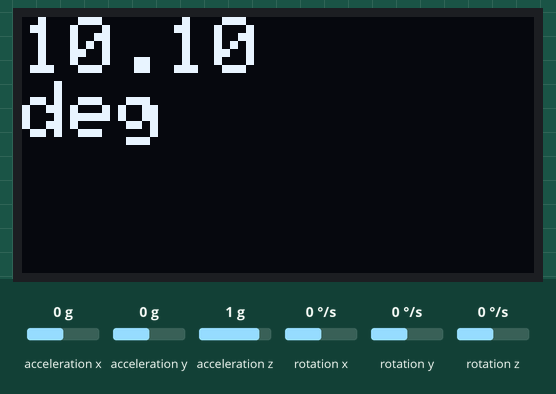
Simulated run of this sketch. Board: Arduino Uno, built with avr-gcc and run on an emulated ATmega328P. On the bench: 128×64 one-colour display. The inputs (shaded band) are chosen by the test bench; at power-on: acceleration x 0 g, acceleration y 0 g, acceleration z 1 g, rotation x 0 °/s, rotation y 0 °/s, rotation z 0 °/s. What the sketch prints to the serial monitor is not drawn.

Above: at 1.2 s.
1.3 s: acceleration x set to -1.4 g
At 2.5 s:
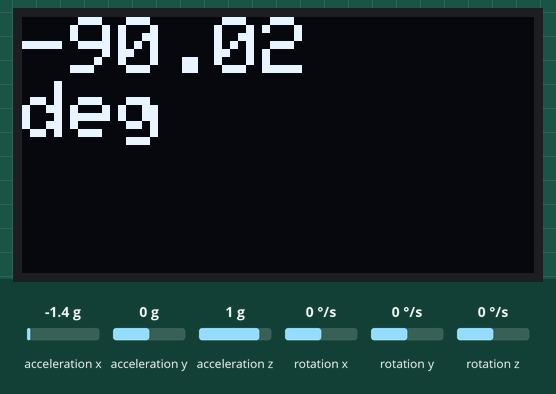
2.9 s: acceleration x set to -0.8 g
At 4.0 s:
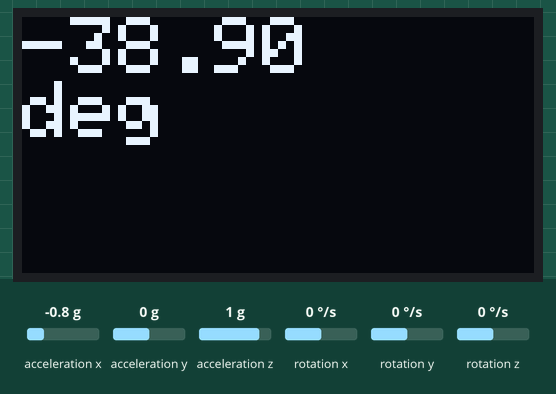
4.5 s: acceleration x set to 0.8 g
At 5.5 s:
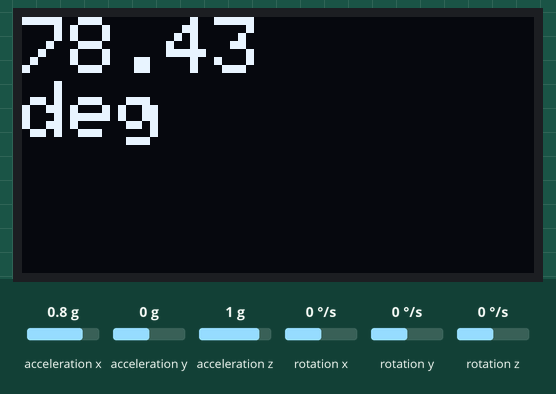
Timing chart, 0 to 7.5 s (numbered marks = the images above; inputs shaded):
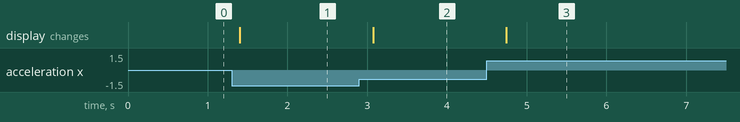

Measured:
- after the input at 1.3 s, the display: changes after 0.10 s (image 1)
- after the input at 2.9 s, the display: changes after 0.17 s (image 2)
- after the input at 4.5 s, the display: changes after 0.25 s (image 3)

The sketch:

Inclinometer_Example.ino
```cpp
#include <Adafruit_SSD1306.h>


#include "MPU9250.h"
#include "Math.h"

#define OLED_RESET 4
Adafruit_SSD1306 display(OLED_RESET);


// an MPU9250 object with the MPU-9250 sensor on I2C bus 0 with address 0x68
MPU9250 IMU(Wire,0x68);
int status;
double ax,ay,az;
double angle;

void setup() {
  // serial to display data
  Serial.begin(115200);
  display.begin(SSD1306_SWITCHCAPVCC, 0x3C);
  display.setTextSize(2);
  display.setTextColor(WHITE);


  while(!Serial) {}

  // start communication with IMU
  status = IMU.begin();
  if (status < 0) {
    Serial.println("IMU initialization unsuccessful");
    Serial.println("Check IMU wiring or try cycling power");
    Serial.print("Status: ");
    Serial.println(status);
    while(1) {}
  }
  // setting the accelerometer full scale range to +/-2G
  IMU.setAccelRange(MPU9250::ACCEL_RANGE_4G);
  // setting the gyroscope full scale range to +/-500 deg/s
  IMU.setGyroRange(MPU9250::GYRO_RANGE_500DPS);
  // setting DLPF bandwidth to 20 Hz
  IMU.setDlpfBandwidth(MPU9250::DLPF_BANDWIDTH_20HZ);
  // setting SRD to 19 for a 50 Hz update rate
  IMU.setSrd(19);
}

void loop() {
  // read the sensor
  IMU.readSensor();

  // display the data
  ax=(map(IMU.getAccelX_mss()*10000,-17113,-114648,0,-981)/100.0);
  ay=(map(IMU.getAccelY_mss()*10000,-21107,-122134,0,-981)/100.0);
  az=(map(IMU.getAccelZ_mss()*10000,4750,-90780,0,-981)/100.0);
  ax=constrain(ax,-9.81,9.81);
  angle=(asin((float)(ax/9.81))*180/3.141);
  Serial.println(angle);

  display.clearDisplay();
  display.setCursor(0,0);
  display.println(angle);
  display.println("deg");
  display.display();

  delay(300);


}
```
